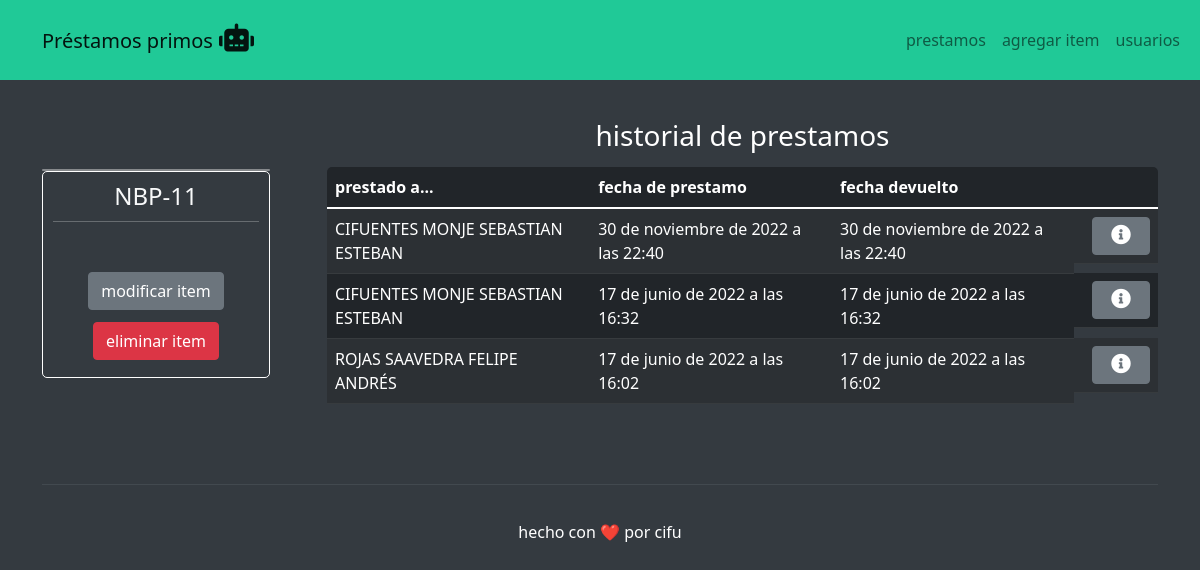
Screenshot of /28/ with the database file from the repository.
### items/models.py (models this page shows, shortened)
class item(models.Model):
    nombre = models.CharField(max_length=50)
    codigo = models.CharField(max_length=50, blank=True)
    categoria = models.ForeignKey(categoria, on_delete=models.CASCADE)
    description = models.CharField(max_length=250, blank=True)
    disponible = models.BooleanField()
    def __str__(self):
        return self.nombre
    class Meta:
        ordering = ['-nombre']

class prestamo(models.Model):
    usuario = models.ForeignKey(usuario, on_delete=models.CASCADE)
    item = models.ForeignKey(item, on_delete=models.CASCADE)
    fecha_prestamo = models.DateTimeField('fecha prestamo', null=True, blank=True)
    fecha_devuelto = models.DateTimeField('fecha devuelto', null=True, blank=True)
    devuelto = models.BooleanField(default=False)

class usuario(models.Model):
    nombre = models.CharField(max_length=150)
    rol = models.CharField(max_length=15, blank=True)
    rut = models.CharField(max_length=15, blank=True)
    correo = models.CharField(max_length=150, blank=True)
    def __str__(self):
        return self.nombre
    class Meta:
        ordering = ['-nombre']

### items/views.py (the view)
# urls.py: path('<int:id>/', views.item_, name='item_'),
def item_(request, id):
    print("request de item")
    item_ = get_object_or_404(item, pk=id)
    prestamos = prestamo.objects.filter(item=item_).order_by("-fecha_prestamo")
    return(render(request, 'item.html', {'item':item_, 'prestamos':prestamos}))

### items/templates/item.html (shortened to what this page needs)
{% extends 'base.html' %}
{% block content %}
<div class="container" style="padding-top: 39px;">
    <div class="row">
        <div class="col-auto col-md-3" style="margin-top: 50px;padding-right: 45px;">
            <div class="card" style="background: rgba(255,255,255,0.5);"></div>
            <form
                style="border-radius: 5px;padding-top: 10px;padding-right: 10px;padding-bottom: 10px;padding-left: 10px;border: 1px solid var(--bs-body-bg);border-top-style: solid;">
                <h1 class="fs-4 text-center" style="color: var(--bs-gray-100);">{{ item }}</h1>
                <hr
                    style="background: var(--bs-body-bg);border-width: 1px;border-color: var(--bs-body-bg);color: var(--bs-body-bg);margin-top: 10px;margin-bottom: 10px;" />
                    <div class="d-flex d-md-flex d-lg-flex justify-content-end justify-content-md-end align-items-md-center justify-content-lg-end justify-content-xl-center"
                    style="margin-top: 50px;padding-bottom: 7px;"> <button class="btn btn-secondary" type="button">modificar item</button> </div>
                    <div class="d-flex d-md-flex d-lg-flex justify-content-end justify-content-md-end align-items-md-center justify-content-lg-end justify-content-xl-center"
                    style="margin-top: 5px;padding-bottom: 7px;"><button class="btn btn-danger" type="button">eliminar item</button></div>
            </form>
        </div>
        <div class="col-md-9">
            <div class="text-center" style="margin-top: 0px;margin-bottom: 14px;">
                <h3 style="color: var(--bs-body-bg);">historial de prestamos</h3>
            </div>
            <div class="table-responsive" style="border-radius: 5px;border: 1px none var(--bs-body-bg);">
                <table class="table table-striped table-dark">
                    <thead>
                        <tr>
                            <th>prestado a...</th>
                            <th>fecha de prestamo</th>
                            <th>fecha devuelto</th>
                            <th></th>
                        </tr>
                    </thead>
                    <tbody>
                        {% for prestamo in prestamos %}
                        <tr>
                            <td>{{prestamo.usuario}}</td>
                            <td>{{prestamo.fecha_prestamo}}</td>
                            {% if prestamo.fecha_devuelto %}
                            <td>{{prestamo.fecha_devuelto}}</td>
                            {% else %}
                            <td> </td>
                            {% endif %}
                            <td class="d-lg-flex justify-content-lg-center"><button class="btn btn-secondary"
                                    type="button"
                                    style="text-align: center;padding-left: 18px;padding-right: 18px;margin-left: 10px;"><i
                                        class="fas fa-info-circle fs-5"></i></button></td>
                        </tr>
                        {% endfor %}
                    </tbody>
                </table>
            </div>
        </div>
    </div>
</div>
{% endblock %}

### static/css/Profile-Edit-Form-1.css (style rules this page uses)
hr { height: 2px; }

### static/css/Profile-Edit-Form.css (style rules this page uses)
hr { height: 2px; }

### rows the page displays
item: nombre "NBP-11"
prestamo: usuario "CIFUENTES MONJE SEBASTIAN ESTEBAN", fecha_prestamo "30 de noviembre de 2022 a las 22:40", fecha_devuelto "30 de noviembre de 2022 a las 22:40"
prestamo: usuario "CIFUENTES MONJE SEBASTIAN ESTEBAN", fecha_prestamo "17 de junio de 2022 a las 16:32", fecha_devuelto "17 de junio de 2022 a las 16:32"
prestamo: usuario "ROJAS SAAVEDRA FELIPE ANDRÉS", fecha_prestamo "17 de junio de 2022 a las 16:02", fecha_devuelto "17 de junio de 2022 a las 16:02"
